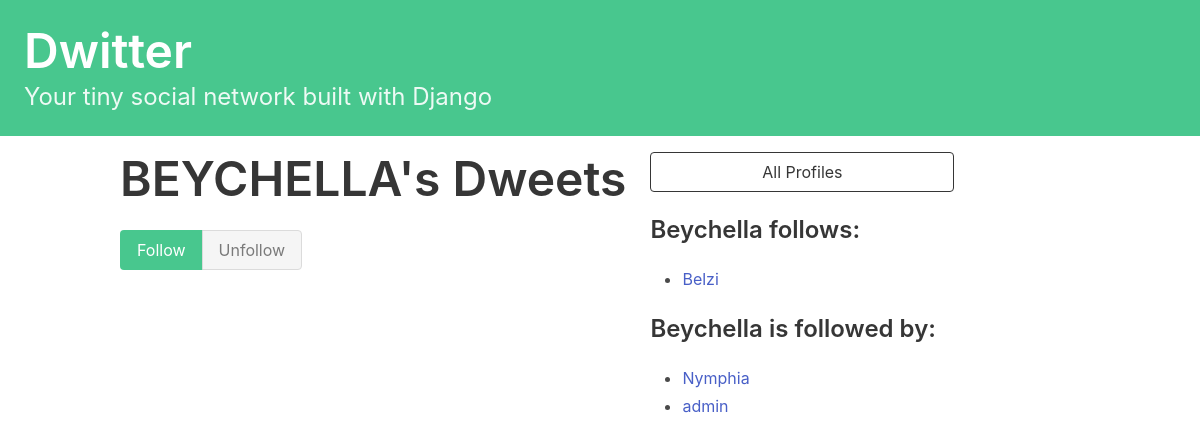
The app's page /profile/6 (signed in) with its own data.
### dwitter/models.py (models this page shows)
class Profile(models.Model):
    user = models.OneToOneField(User, on_delete=models.CASCADE)
    follows = models.ManyToManyField(
        "self",
        related_name="followed_by",
        symmetrical=False,
        blank=True
    )
    def __str__(self):
        return self.user.username

### dwitter/views.py (the view, shortened to what this page needs)
# urls.py: path("profile/<int:pk>", profile, name="profile")
def profile(request, pk):
    if not hasattr(request.user, 'profile'):
        missing_profile = Profile(user=request.user)
        missing_profile.save()
    profile = Profile.objects.get(pk=pk)
    return render(request, "dwitter/profile.html", {"profile": profile})

### dwitter/templates/dwitter/profile.html (shortened to what this page needs)
{% extends 'base.html' %}
{% block content %}
<div class="column">
    <div class="block">
        <h1 class="title is-1">
            {{profile.user.username|upper}}'s Dweets
        </h1>
        <form method="post">
            <div class="buttons has-addons">
            {% if profile in profile.follows.all %}
                <button class="button is-success is-static">Follow</button>
                <button class="button is-danger" name="follow" value="unfollow">
                    Unfollow
                </button>
            {% else %}
                <button class="button is-success" name="follow" value="follow">
                    Follow
                </button>
                <button class="button is-danger is-static">Unfollow</button>
            {% endif %}
            </div>
        </form>
    </div>
</div>
<div class="column is-one-third">
    <div class="block">
        <a href="{% url 'dwitter:profile_list'%}">
            <button class="button is-dark is-outlined is-fullwidth">
                All Profiles
            </button>
        </a>
    </div>
    <div class="block">
        <h3 class="title is-4">
            {{profile.user.username}} follows:
        </h3>
        <div class="content">
            <ul>
            {% for following in profile.follows.all %}
                <li>
                    <a href="{% url 'dwitter:profile' following.id %}">
                        {{ following }}
                    </a>
                </li>
            {% endfor %}
            </ul>
        </div>
    </div>
    <div class="block">
        <h3 class="title is-4">
            {{profile.user.username}} is followed by:
        </h3>
        <div class="content">
            <ul>
            {% for follower in profile.followed_by.all %}
                <li>
                    <a href="{% url 'dwitter:profile' follower.id %}">
                        {{ follower }}
                    </a>
                </li>
            {% endfor %}
            </ul>
        </div>
    </div>
</div>
{% endblock content %}

### records on screen
Profile: user.username "BEYCHELLA", user.username "Beychella"
Profile: user.username "Belzi"
Profile: user.username "Nymphia"
Profile: user.username "admin"
